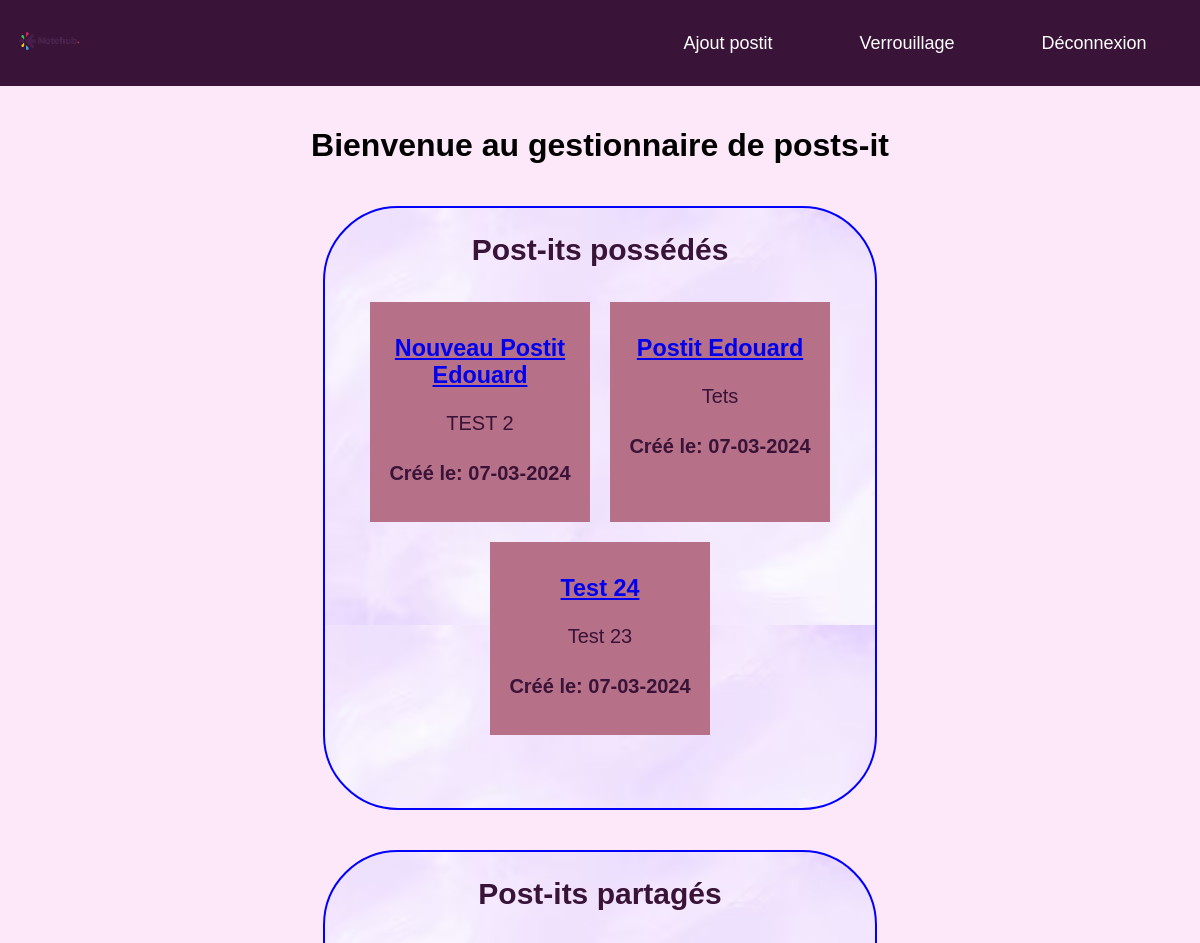
The app's page /controleur/AccueilControleur.php (signed in, upper part), older data.
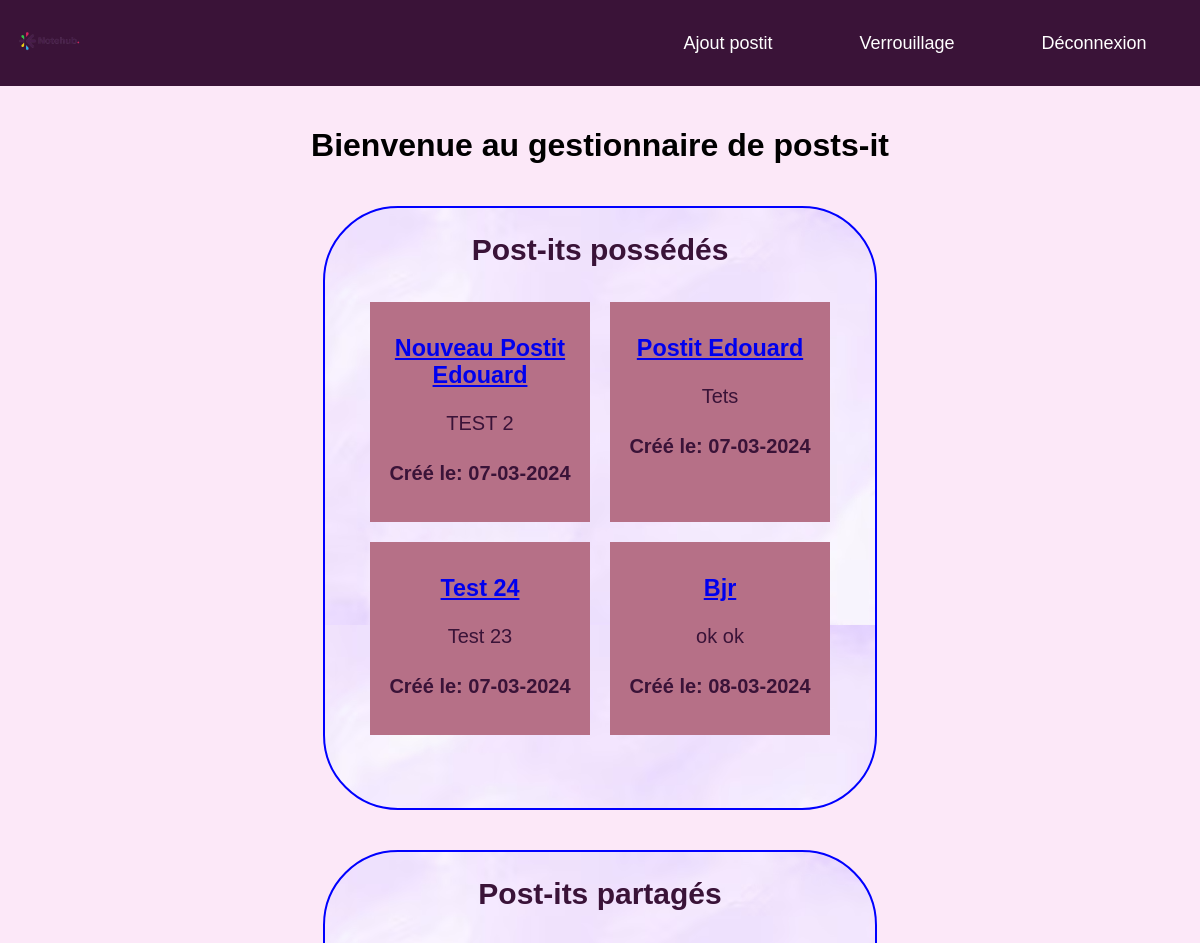
The same page, newer data.
### tables this page shows
CREATE TABLE POSTIT (
    IDPOSTIT INTEGER PRIMARY KEY AUTOINCREMENT,
    DATEDECREATION TEXT NOT NULL,
    TITRE TEXT NOT NULL,
    PSEUDO TEXT NOT NULL,
    LIBELLE TEXT NOT NULL,
    IDUSER INTEGER,
    FOREIGN KEY (IDUSER) REFERENCES USER(IDUSER)
);

### controleur/AccueilControleur.php (called while the page is built, shortened)
<?php
require_once __DIR__ . '/../modele/PostitModel.php';
$postitModel = new PostitModel();
$allPostits = $postitModel->getUserPostits($_SESSION['userId']) ?: [];
require_once __DIR__ . '/../vue/AccueilVue.php';
?>

### modele/PostitModel.php (called while the page is built, shortened)
<?php
class PostitModel {
    private $db;
    public function __construct() {
        $this->db = new PDO('sqlite:C:\xampp\htdocs\ProjetTER\src\bdd\scrip.sqlite');
    }
    public function getUserPostits($userId) {
        $sql = "SELECT p.* FROM POSTIT p
                WHERE p.IDUSER = :userId";
        $stmt = $this->db->prepare($sql);
        $stmt->bindParam(':userId', $userId, PDO::PARAM_INT);
        $stmt->execute();
        return $stmt->fetchAll(PDO::FETCH_ASSOC);
    }
}
?>

### vue/AccueilVue.php (the view, shortened to what this page needs)
<!DOCTYPE html>
<html lang="en">
<head>
    <link rel="stylesheet" href="vue/styles/accueil.css">
</head>
<body>
    <header>
        <?php
        require_once 'vue/Styles/header.php'
        ?>
    </header>
    <div class="container">
        <h1>Bienvenue au gestionnaire de posts-it</h1>
        <div class="post-it-wrapper">
            <h2>Post-its possédés</h2>
            <div class="post-it-container" id="post-it-container-owned">
            <div class="post-it-container" id="post-it-container-owned">
    <?php foreach ($allPostits as $postit){ ?>
        <div class="post-it">
                 <a href="index.php?page=PostitDetail&id=<?php echo $postit['IDPOSTIT']; ?>">
                    <h3><?php echo htmlspecialchars($postit['TITRE'], ENT_QUOTES, 'UTF-8'); ?></h3>
                 </a>
            <p><?php echo nl2br(htmlspecialchars($postit['LIBELLE'], ENT_QUOTES, 'UTF-8')); ?></p>
            <h4>Créé le: <?php echo htmlspecialchars($postit['DATEDECREATION'], ENT_QUOTES, 'UTF-8'); ?></h4>
        </div>
    <?php }; ?>
</div>
            </div>
        </div>
        <div class="post-it-wrapper">
    <h2>Post-its partagés</h2>
    <div class="post-it-container" id="post-it-container-shared">
    </div>
</div>
        </div>
</body>
</html>

### vue/styles/header.php
<nav>
            <div class="logo">
                <img src="vue/images/logosite.png" alt="logo">
            </div>
            <div class="links">
                <ul>
                    <li><a href="#" id= "ajouterPostItBtn" >Ajout postit</a></li>
                    <li><a href="#">Verrouillage</a></li>
                    <li><a href="#" id="logoutBtn">Déconnexion</a></li>
                </ul>
            </div>
        </nav>

### vue/styles/accueil.css (style rules this page uses)
body { font-family: Arial, sans-serif; background-color: #FCE8F8; margin: 0; padding: 0; }
nav { background-color: #3a1338; display: flex; justify-content: space-between; align-items: center; padding: 1px 10px; background-size: cover; }
.links { width: 50%; }
.links ul { display: flex; justify-content: space-around; }
.links li { list-style-type: none; }
.links a { text-decoration: none; color: white; font-size: 18px; cursor: pointer; padding-bottom: 0.5em; background-image: linear-gradient(white, white); background-size: 0% 0.1em; background-position-y: 100%; background-position-x: 50%; background-repeat: no-repeat; transition: background-size ease-in-out 0.5s; }
.logo img { width: 80px; height: 80px; }
.container { text-align: center; padding: 20px; }
.post-it-wrapper { display: inline-block; margin: 20px; vertical-align: top; color: #3a1338; font-size: 20px; background-image: url('fondd.png'); height: 600px; width: 550px; border: 2px solid blue; border-radius: 75px; }
.post-it-container { display: flex; flex-wrap: wrap; justify-content: center; }
.post-it { background-color: #b67087; width: 200px; padding: 10px; margin: 10px; }
body { font-family: Arial, sans-serif; text-align: center; }

Row changes from the older to the newer data that the page shows:
added postit: TITRE "Bjr", LIBELLE "ok ok", DATEDECREATION "08-03-2024"
